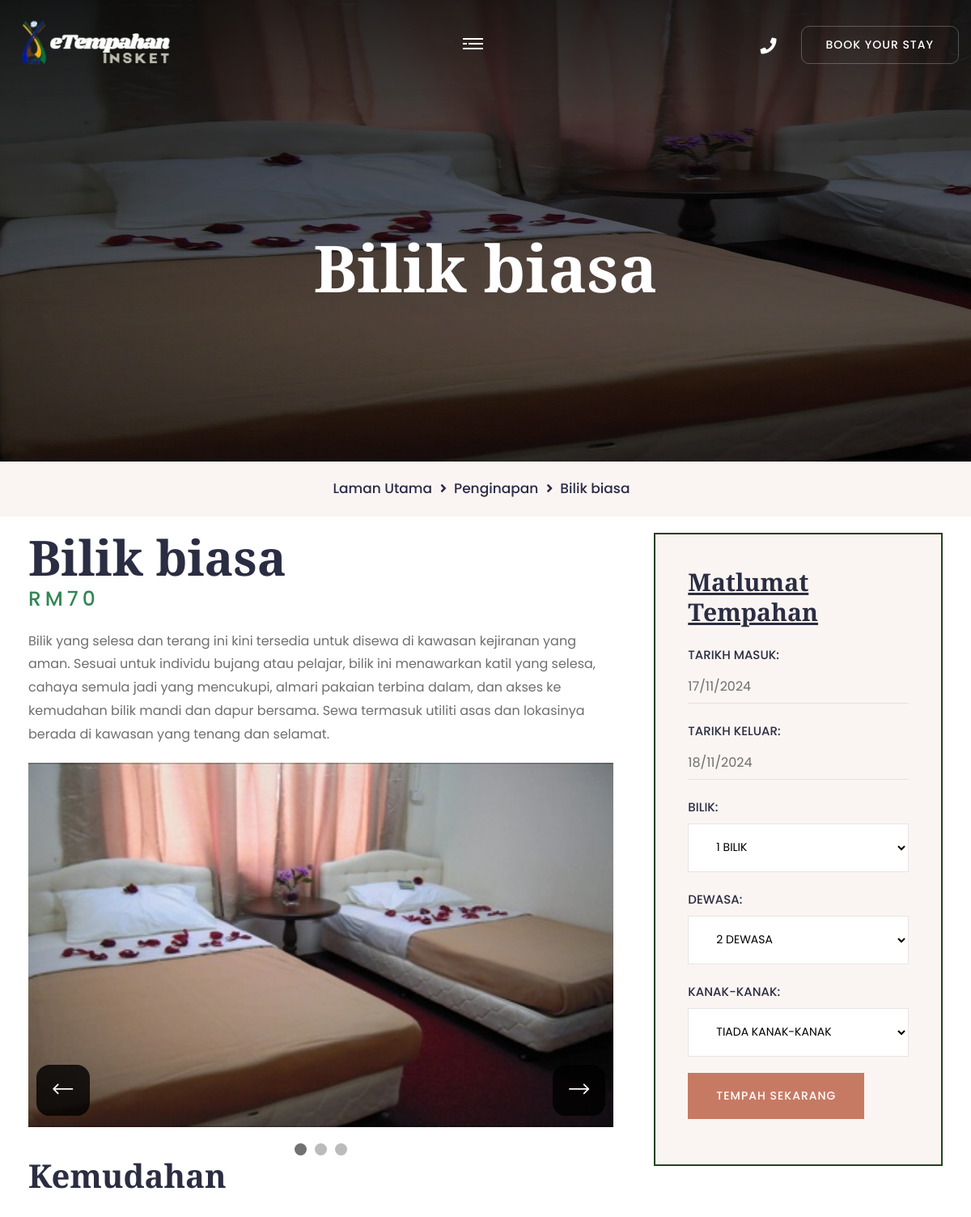
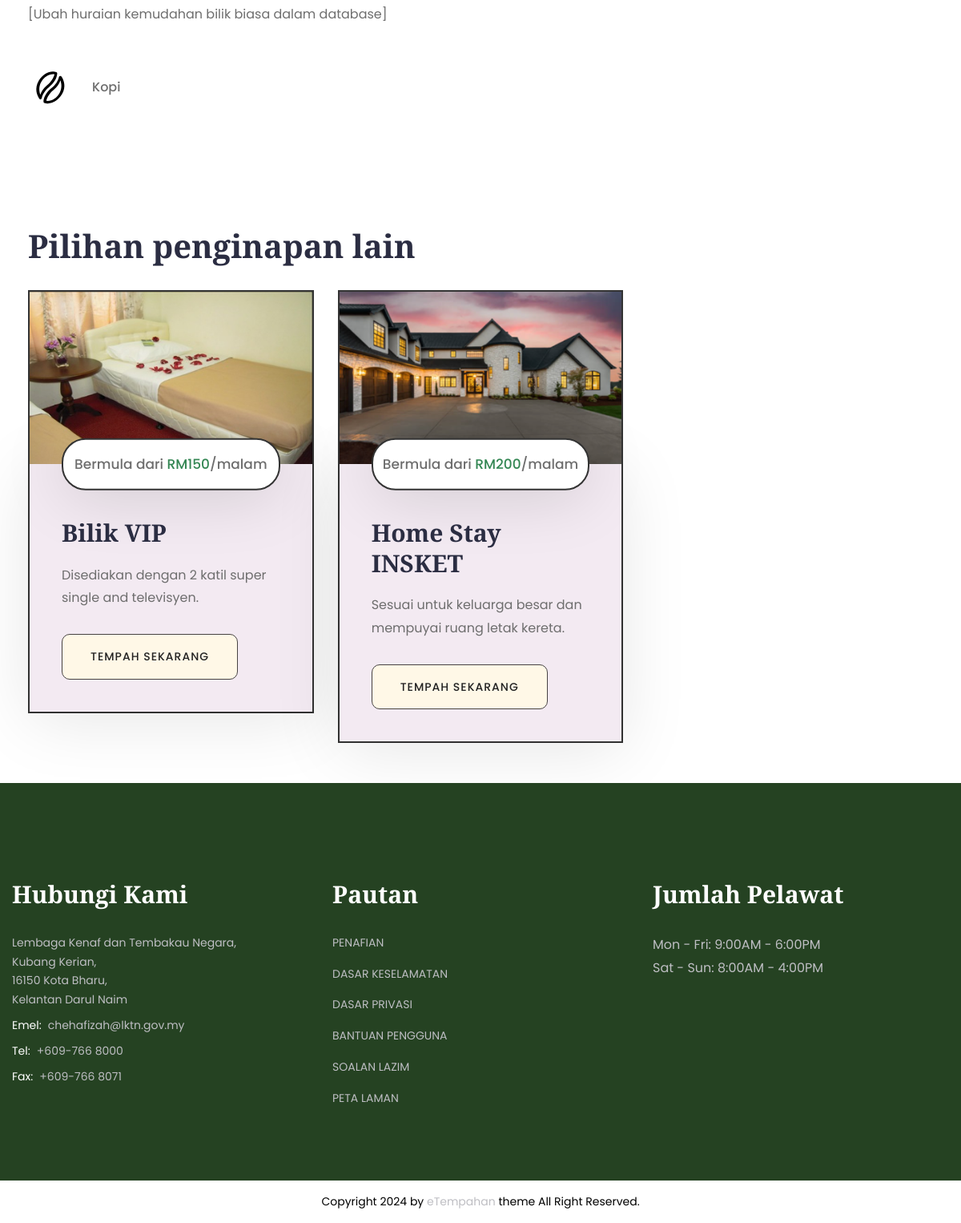
The page /room_details.php?room_id=1 on the database its author committed (2 pictures, top to bottom).
### tables this page shows
CREATE TABLE `bilik` (
  `id_bilik` int(10) NOT NULL,
  `nama_bilik` varchar(50) NOT NULL,
  `kapasiti` int(4) NOT NULL,
  `jenis_bilik` varchar(15) NOT NULL,
  `harga_semalaman` float NOT NULL,
  `huraian_kemudahan` text NOT NULL,
  `huraian_pendek` text DEFAULT NULL,
  `huraian` text DEFAULT NULL,
  `max_capacity` int(3) NOT NULL,
  `id_admin` int(10) DEFAULT NULL
);

CREATE TABLE `kemudahan` (
  `id_kemudahan` int(11) NOT NULL,
  `nama` varchar(25) NOT NULL,
  `icon_url` varchar(100) NOT NULL
);

CREATE TABLE `bilik_pic` (
  `id_gambar` int(10) NOT NULL,
  `jenis_gambar` varchar(50) NOT NULL,
  `url_gambar` text NOT NULL,
  `id_bilik` int(10) NOT NULL
);

### Models/room.php (called while the page is built, shortened)
<?php
class Room
{
    private $name;
    private $type;
    private $price;
    private $amenDesc;
    private $longDesc;
    private $imgMain;
    private $imgBanner;
    private $imgList;
    private $aminitiesList;
    public function __construct($id, $name, $capacity, $type, $price, $amenDesc, $shortDesc, $longDesc, $maxCapacity, $imgMain, $imgBanner, $imgList, $aminitiesList)
    {
        $this->name = $name;
        $this->type = $type;
        $this->price = $price;
        $this->amenDesc = $amenDesc;
        $this->longDesc = $longDesc;
        $this->imgMain = $imgMain;
        $this->imgBanner = $imgBanner;
        $this->imgList = $imgList;
        $this->aminitiesList = $aminitiesList;
    }
    public function getName()
    {
        return $this->name;
    }
    public function getType()
    {
        return $this->type;
    }
    public function getPrice()
    {
        return $this->price;
    }
    public function getAmenDesc()
    {
        return $this->amenDesc;
    }
    public function getLongDesc()
    {
        return $this->longDesc;
    }
    public function getImgMain()
    {
        return $this->imgMain;
    }
    public function getImgBanner()
    {
        return $this->imgBanner;
    }
    public function getImgList()
    {
        return $this->imgList;
    }
    public function getAminitiesList()
    {
        return $this->aminitiesList;
    }
    public static function getRoomById($roomId)
    {
        $conn = DBConnection::getConnection();
        $imgMain = Room::getRoomImageByType($roomId, 'main');
        $imgBanner = Room::getRoomImageByType($roomId, 'banner');
        $imgList = Room::getRoomImageByType($roomId, 'add');
        $aminitiesList = Room::getAmenList($roomId);
        $sql = "SELECT * FROM bilik WHERE id_bilik = ?";
        $stmt = $conn->prepare($sql);
        $stmt->bind_param("i", $roomId);
        $stmt->execute();
        $result = $stmt->get_result();
        if ($result->num_rows > 0) {
            $row = $result->fetch_assoc();
            $room = new Room(
                $row['id_bilik'],
                $row['nama_bilik'],
                $row['kapasiti'],
                $row['jenis_bilik'],
                $row['harga_semalaman'],
                $row['huraian_kemudahan'],
                $row['huraian_pendek'],
                $row['huraian'],
                $row['max_capacity'],
                $imgMain,
                $imgBanner,
                $imgList,
                $aminitiesList,
            );
            return $room;
        } else {
            $stmt->close();
            return null;
        }
    }
    public static function getRoomImageByType($room_id, $type)
    {
        $conn = DBConnection::getConnection();
        $sql = "SELECT url_gambar FROM bilik_pic WHERE id_bilik = ? AND jenis_gambar = ?";
        $stmt = $conn->prepare($sql);
        $stmt->bind_param("is", $room_id, $type);
        $stmt->execute();
        $result = $stmt->get_result();
        $images = [];
        while ($row = $result->fetch_assoc()) {
            $images[] = $row['url_gambar'];
        }
        return ($type === 'main' || $type === 'banner') ? ($images[0] ?? null) : $images;
    }
    public static function getAmenList($room_id)
    {
        $conn = DBConnection::getConnection();
        $sql = "SELECT k.nama, k.icon_url FROM kemudahan k LEFT JOIN bilik_kemudahan b ON k.id_kemudahan = b.id_kemudahan WHERE b.id_bilik = ?";
        $stmt = $conn->prepare($sql);
        $stmt->bind_param("i", $room_id);
        $stmt->execute();
        $result = $stmt->get_result();
        $amenList = [];
        while ($row = $result->fetch_assoc()) {
            $amenList[] = [
                'name' => $row['nama'],
                'icon_url' => $row['icon_url']
            ];
        }
        return $amenList;
    }
}

### room_details.php (the view, shortened to what this page needs)
<!DOCTYPE html>
<html lang="en">
<head>
<link href="assets/css/bootstrap.css" rel="stylesheet">
<link href="assets/css/style.css" rel="stylesheet">
<link href="assets/css/responsive.css" rel="stylesheet">
<link href="assets/css/color.css" rel="stylesheet">
</head>
<body>
<div class="page-wrapper">
	<?php
    include 'partials/header.php';
    include_once 'Models/room.php';
    $room_details = Room::getRoomById($_GET['room_id']);
    ?>
    <div class="page-title" style="background-image: url(<?php echo $room_details->getImgBanner() ?>);">
        <div class="auto-container">
            <h1><?php echo $room_details->getName()?></h1>
        </div>
    </div>
    <div class="bredcrumb-wrap">
        <div class="auto-container">
            <ul class="bredcrumb-list">
                <li><a href="index.php">Laman Utama</a></li>
                <li><a href="pakejPenginapan.php">Penginapan</a></li>
                <li><?php echo $room_details->getName()?></li>
            </ul>
        </div>
    </div>
    <section class="section-padding">
        <div class="auto-container">
            <div class="row">
                <div class="col-lg-8 pe-lg-35">
                    <div class="single-post">
                        <h2 class="mb_10"><?php echo $room_details->getName()?></h2>
                        <span class="section_heading_title_small" style="font-size: 25px;" >RM<?php echo $room_details->getPrice()?></span>
                        <p class="mb_20 mt_20"><?php echo $room_details->getLongDesc();?></p>
                        <div class="slider-container" style="width: 100%; max-width: 828px; height: 450px; position: relative; overflow: hidden; margin-bottom: 20px;">
                            <div class="slider-wrapper" style="display: flex; transition: transform 0.5s ease;">
                                <?php
                                $roomImgs = $room_details->getImgList();
                                $roomImgs[] = $room_details->getImgMain();
                                $slideCount = count($roomImgs) > 0 ? count($roomImgs) : 1;
                                while ($slideCount > 0) {
                                    echo '<div class="slider-slide" style="min-width: 100%; box-sizing: border-box;">';
                                    echo '<img src="' . $roomImgs[$slideCount - 1] . '" alt="Slide image" style="width: 100%; height: 450px; object-fit: cover;">';
                                    echo '</div>';
                                    $slideCount--;
                                }
                                ?>
                            </div>
                            <button id="prev" style="position: absolute; top: 90%; left: 10px; z-index: 10; transform: translateY(-50%); background: rgba(0, 0, 0, 0.8); color: white; border-radius: 25%; padding: 20px;">
                                <span><i class="icon-3"></i></span>
                            </button>
                            <button id="next" style="position: absolute; top: 90%; right: 10px; z-index: 10; transform: translateY(-50%); background: rgba(0, 0, 0, 0.8); color: white; border-radius: 25%; padding: 20px;">
                                <span><i class="icon-2"></i></span>
                            </button>
                        </div>
                        <div class="pagination" style="display: flex; justify-content: center;">
                            <?php
                            $slideCount = count($roomImgs) > 0 ? count($roomImgs) : 1;
                            while ($slideCount > 0) {
                                echo '<span class="dot" style="height: 15px; width: 15px; margin: 0 5px; cursor: pointer; background-color: #bbb; border-radius: 50%; display: inline-block;"></span>';
                                $slideCount--;
                            }
                            ?>
                        </div>
                        <h3 class="fs_40 mb_30">Kemudahan</h3>
                        <p class="mb_50"><?php echo $room_details->getAmenDesc()?></p>
                        <div class="row mb_30">
                        <?php
                        $amenities = $room_details->getAminitiesList();
                        if (empty($amenities)) {
                            echo '<p>No amenities available.</p>';
                        } else {
                            foreach ($amenities as $row) {
                                echo '<div class="col-md-4 col-sm-6 mb_45">';
                                echo '<div class="d-flex align-items-center">';
                                echo '<img src="' . $row['icon_url'] . '" alt="' . $row['name'] . ' icon" class="theme-color fs_40 w_55 mr_25">';
                                echo '<p class="fw_medium mb_0">' . $row['name'] . '</p>';
                                echo '</div>';
                                echo '</div>';
                            }
                        }
                        ?>
                        </div>
                    </div>
                </div>
                <div class="col-lg-4">
                    <div class="widget mb_40 gray-bg p_40" style="border: #254222 solid 2px;">
                        <h4 class="mb_20"><u>Matlumat Tempahan</u></h4>
                        <div class="booking-form-3">
                            <form class="hotel-booking-form-1-form d-block" action="Controller/1_reserve.php" method="POST">
                                <div class="form-group">
                                    <p class="hotel-booking-form-1-label">TARIKH MASUK:</p>
                                    <input placeholder="17 Sep, 2022" type="text" name="check_in" id="nd_booking_archive_form_date_range_from" value="" />
                                </div>
                                <div class="form-group">
                                    <p class="hotel-booking-form-1-label">TARIKH KELUAR:</p>
                                    <input placeholder="21 Sep, 2022" type="text" name="check_out" id="nd_booking_archive_form_date_range_to" value="" />
                                </div>
                                <?php if ($room_details->getType() == 'room'): ?>
                                    <div class="form-group">
                                        <p class="hotel-booking-form-1-label">BILIK:</p>
                                        <select name="rooms">
                                            <option value="1">1 BILIK</option>
                                        </select>
                                    </div>
                                <?php else: ?>
                                    <input type="hidden" name="rooms" value="1">
                                <?php endif; ?>
                                <div class="form-group">
                                    <p class="hotel-booking-form-1-label">DEWASA:</p>
                                    <select name="adults">
                                        <option value="2">2 DEWASA</option>
                                    </select>
                                </div>
                                <div class="form-group mb_50">
                                    <p class="hotel-booking-form-1-label">KANAK-KANAK:</p>
                                    <select name="children">
                                        <option value="0">TIADA KANAK-KANAK</option>
                                    </select>
                                </div>
                                <div class="form-group mb-3">
                                    <button type="submit" name="submit" class="btn-1">Tempah Sekarang<span></span></button>
                                </div>
                            </form>
                        </div>
                    </div>
                </div>
            </div>
        </div>
    </section>
    <?php
    include 'partials/additional_room.php';
    include 'partials/footer.php';?>
</div>
</body>
</html>

### partials/additional_room.php
<?php include 'database/database.php';?>
<section class="section-padding">
        <div class="auto-container">
            <div class="section_heading text-left mb_30 mt_30">
                <h3 class="section_heading_title_big">Pilihan penginapan lain</h3>
            </div>
            <div class="row">
                <?php
                try{
                    $selected_room_id = isset($_SESSION['room_id']) ? (int)$_SESSION['room_id'] : 0;
                    $stmt = "SELECT * FROM bilik r LEFT JOIN bilik_pic ri ON r.id_bilik = ri.id_bilik WHERE jenis_gambar = 'main';";
                    $result = $conn->query($stmt);
                    if ($result->num_rows > 0) {
                        while ($room = $result->fetch_assoc()) {
                            $room_id = $room['id_bilik'];
                            if ($room_id == $selected_room_id) {
                                continue;
                            }
                            $room_name = $room['nama_bilik'];
                            $short_description = $room['huraian_pendek'];
                            $price = $room['harga_semalaman'];
                            $main_img = $room['url_gambar'];
                    ?>
                        <div class="col-lg-4 col-md-6">
                            <div class="room-1-block wow fadeInUp" data-wow-delay=".2s" data-wow-duration="1.2s">
                                <div class="room-1-image hvr-img-zoom-1">
                                    <img src="<?php echo htmlspecialchars($main_img); ?>" alt="">
                                </div>
                                <div class="room-1-content">
                                    <p class="room-1-meta-info">Bermula dari <span class="theme-color">RM<?php echo htmlspecialchars($price); ?></span>/malam</p>
                                    <h4 class="room-1-title mb_20">
                                        <a href="room-details_<?php echo htmlspecialchars($room_id); ?>.php">
                                            <?php echo htmlspecialchars($room_name); ?>
                                        </a>
                                    </h4>
                                    <p class="room-1-text mb_30"><?php echo htmlspecialchars($short_description); ?></p>
                                    <div class="link-btn">
                                        <a href="room_details.php?room_id=<?php echo htmlspecialchars($room_id); ?>" class="btn-1 btn-alt">Tempah Sekarang <span></span></a>
                                    </div>
                                </div>
                            </div>
                        </div>
                    <?php
                    }
                    }
                    else {
                        echo "<p>No rooms available at the moment.</p>";
                    }
                }catch (mysqli_sql_exception $e) {
                    echo "Error: " . $e->getMessage();
                }
                    ?>
            </div>
        </div>
    </section>

### rows shown on the page
bilik: nama_bilik "Bilik biasa", harga_semalaman "70", huraian "Bilik yang selesa dan terang ini kini tersedia untuk disewa di kawasan kejiranan yang aman. Sesuai untuk individu bujang atau pelajar, bilik ini menawarkan katil yang selesa, cahaya semula jadi yang mencukupi, almari pakaian terbina dalam, dan akses ke kemudahan bilik mandi dan dapur bersama. Sewa termasuk utiliti asas dan lokasinya berada di kawasan yang tenang dan selamat.", huraian_kemudahan "[Ubah huraian kemudahan bilik biasa dalam database]"
kemudahan: icon_url (picture), nama "Kopi"
bilik_pic: shows a picture, id_bilik.harga_semalaman "150", id_bilik.nama_bilik "Bilik VIP", id_bilik.huraian_pendek "Disediakan dengan 2 katil super single and televisyen."
bilik_pic: shows a picture, id_bilik.harga_semalaman "200", id_bilik.nama_bilik "Home Stay INSKET", id_bilik.huraian_pendek "Sesuai untuk keluarga besar dan mempuyai ruang letak kereta."
